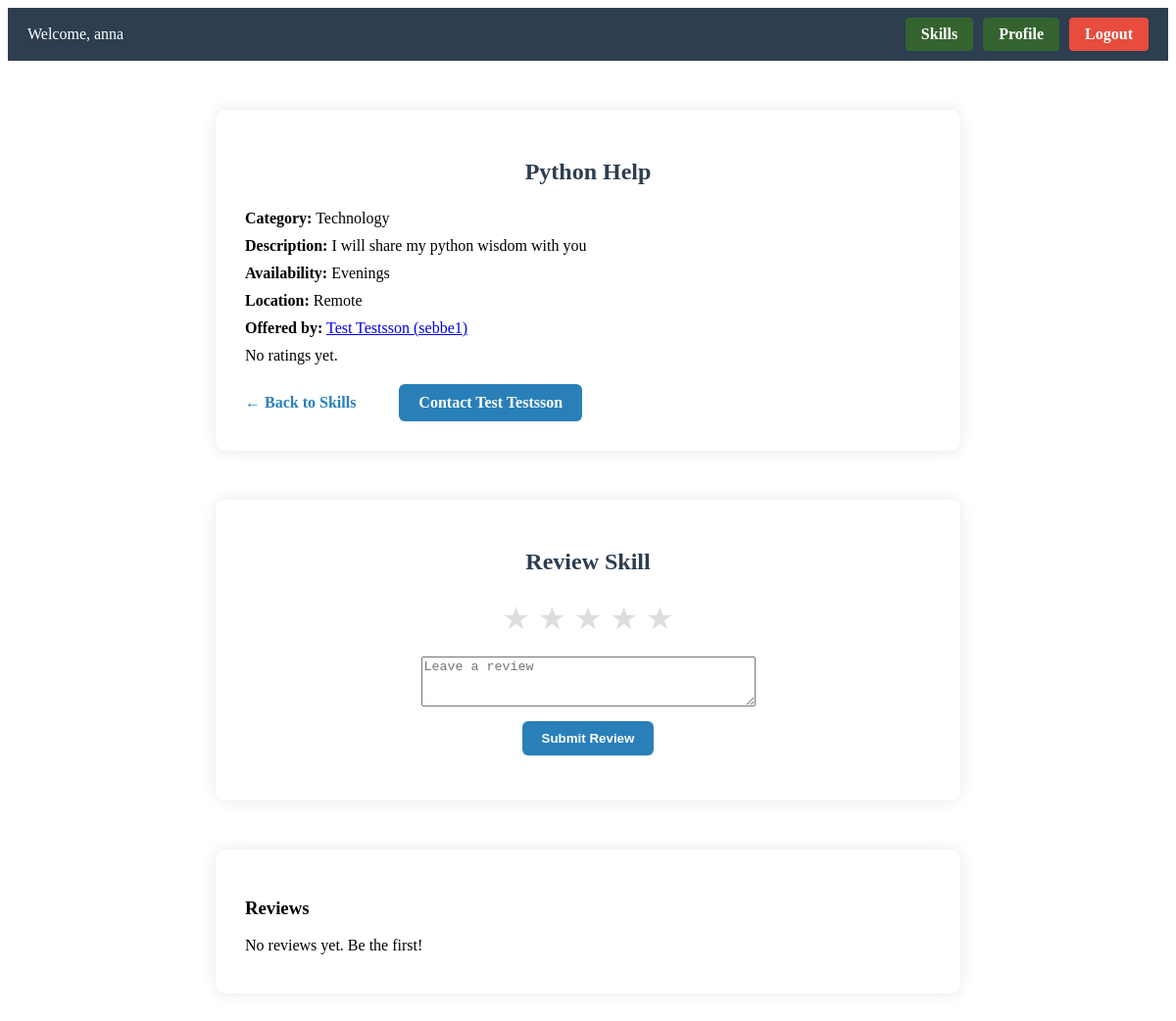
Screenshot of /skillswapapp/skilldetails/1/ (signed in) with the database file from the repository.
### skillswapapp/models.py (models this page shows, shortened)
class Skill(models.Model):
    TYPE_CHOICES = [
        ("offer", "Offering Skill"),
        ("seek", "Seeking Skill"),
    ]
    CATEGORY_CHOICES = [
        ("music", "Music"),
        ("language", "Language"),
        ("tech", "Technology"),
        ("art", "Art"),
        ("sports", "Sports"),
        ("other", "Other"),
    ]
    user = models.ForeignKey(User, on_delete=models.CASCADE, related_name="skills")
    type = models.CharField(max_length=10, choices=TYPE_CHOICES, default="offer", help_text="*")
    title = models.CharField(max_length=100, help_text="*")
    category = models.CharField(max_length=20, choices=CATEGORY_CHOICES, default="other", help_text="*")
    description = models.TextField(max_length=300, help_text="*")
    availability = models.CharField(max_length=100, help_text="* E.g. Weekends, Evenings etc.")
    location = models.CharField(max_length=100, help_text="* E.g. City, Remote etc.")
    def average_rating(self):
        reviews = self.reviews.all()
        if not reviews:
            return None
        return sum(r.rating for r in reviews) / reviews.count()

### skillswapapp/views.py (the view)
# urls.py: path("skilldetails/<int:skill_id>/", views.skilldetails, name="skilldetails"),
@login_required(login_url="skillswapapp:login")
def skilldetails(request, skill_id):
    skill = get_object_or_404(Skill, id=skill_id)
    existing = Review.objects.filter(skill=skill, user=request.user).first()
    if request.method == 'POST':
        form = ReviewForm(request.POST, instance=existing)
        if form.is_valid():
            review = form.save(commit=False)
            review.user = request.user
            review.skill = skill
            review.save()
            url = reverse('skillswapapp:skilldetails', kwargs={'skill_id': skill_id})
            return redirect(f"{url}?submitted=1")
    else:
        if 'submitted' in request.GET:
            form = ReviewForm()
        else:
            form = ReviewForm(instance=existing)
    reviews = skill.reviews.select_related('user').order_by('-created_at')
    avg = skill.average_rating()
    return render(request, 'skillswapapp/skilldetails.html', {
        'skill': skill,
        'reviews': reviews,
        'form': form,
        'average': avg,
    })

### skillswapapp/forms.py
class ReviewForm(forms.ModelForm):
    rating = forms.ChoiceField(
        choices=[(i, str(i)) for i in range(5, 0, -1)],  # 5,4,3,2,1
        widget=forms.RadioSelect,
        required=True,
    )
    class Meta:
        model = Review
        fields = ['rating', 'comment']
        widgets = {
            'rating': forms.RadioSelect,
            'comment': forms.Textarea(attrs={'rows':3, 'placeholder':'Leave a review'}),
        }

### templates/skillswapapp/skilldetails.html (shortened to what this page needs)
{% extends 'skillswapapp/base.html' %}
{% block body_block %}
<div class="detail-container">
  <h2>{{ skill.title }}</h2>
  <p><strong>Category:</strong> {{ skill.get_category_display }}</p>
  <p><strong>Description:</strong> {{ skill.description }}</p>
  <p><strong>Availability:</strong> {{ skill.availability }}</p>
  <p><strong>Location:</strong> {{ skill.location }}</p>
  <p><strong>Offered by:</strong>
    <a href="{% url 'skillswapapp:view_profile' skill.user.username %}">
      {{ skill.user.first_name }} ({{ skill.user.username }})
    </a>
  </p>
  {% if average %}
  <p><strong>Average Rating:</strong> {{ average|floatformat:1 }} ★</p>
  {% else %}
  <p>No ratings yet.</p>
  {% endif %}
  <a href="{% url 'skillswapapp:skills' %}" class="back-link">← Back to Skills</a>
  <a href="{% url 'skillswapapp:contact' skill.id %}" class="contact-button">
    Contact {{ skill.user.first_name }}
  </a>
</div>
<div class="detail-container">
  <h2>Review Skill</h2>
  <form method="post" class="review-form">
  <fieldset class="star-rating">
    {% for value, label in form.fields.rating.choices %}
    <label for="star{{ value }}" title="{{ label }}">★</label>
    {% endfor %}
  </fieldset>
    <div>
      {{ form.comment }}
    </div>
    <button type="submit" class="submit-review">Submit Review</button>
  </form>
</div>
<div class="detail-container">
  <h3>Reviews</h3>
  {% for rev in reviews %}
  <div>
    <strong>{{ rev.user.username }}</strong>
    — {{ rev.rating }}★
    <em>on {{ rev.created_at|date:"M j, Y H:i" }}</em>
    <p>{{ rev.comment }}</p>
  </div>
  {% empty %}
  <p>No reviews yet. Be the first!</p>
  {% endfor %}
</div>
{% endblock %}

### templates/skillswapapp/base.html (shortened to what this page needs)
<html>
    <head>
        {% load static %}
        <link rel="stylesheet" href="{% static "css/styles.css" %}">
    </head>
    <body>
        {% if user.is_authenticated %}
        <div class="top-bar">
          <div class="user-info">
            <span>Welcome, {{ request.user.first_name }}</span>
          </div>
            <div class="btn-container">
              <a href="{% url 'skillswapapp:skills' %}" class="profile-btn">Skills</a>
              <a href="{% url 'skillswapapp:profile' %}" class="profile-btn">Profile</a>
              <a href="{% url 'skillswapapp:logout' %}" class="logout-btn">Logout</a>
            </div>
        </div>
        {% endif %}
            {% block body_block %}{% endblock %}
    </body>
</html>

### static/css/styles.css (style rules this page uses)
.top-bar { display: flex; justify-content: space-between; align-items: center; background-color: #2c3e50; color: white; padding: 10px 20px; font-size: 16px; }
.btn-container { display: flex; gap: 10px; }
.profile-btn { background-color: #34632f; color: white; padding: 8px 16px; border: none; border-radius: 4px; text-decoration: none; font-weight: bold; }
.logout-btn { background-color: #e74c3c; color: white; padding: 8px 16px; border: none; border-radius: 4px; text-decoration: none; font-weight: bold; }
.contact-button { display: inline-block; background-color: #2980b9; color: white; padding: 10px 20px; border-radius: 6px; text-decoration: none; font-weight: bold; transition: background-color 0.3s ease; }
.user-info { display: flex; align-items: center; gap: 10px; }
.detail-container { max-width: 700px; margin: 50px auto; padding: 30px; background-color: #ffffff; border-radius: 10px; box-shadow: 0 0 15px rgba(0, 0, 0, 0.1); font-size: 16px; }
.detail-container h2 { text-align: center; margin-bottom: 25px; color: #2c3e50; }
.detail-container p { margin: 10px 0; }
.submit-review { display: inline-block; background-color: #2980b9; color: white; padding: 10px 20px; border-radius: 6px; border: 0; text-decoration: none; font-weight: bold; transition: background-color 0.3s ease; cursor: pointer; margin-top: 15px; }
.review-form { display: flex; flex-direction: column; align-items: center; }
.star-rating { direction: rtl; border: 0; font-size: 2rem; display: inline-block; padding-top: 0; }
.star-rating label { color: #ddd; cursor: pointer; user-select: none; }

### templates/skillswapapp/skilldetails.html (style rules this page uses)
.detail-container { max-width: 700px; margin: 50px auto; padding: 30px; background-color: #ffffff; border-radius: 10px; box-shadow: 0 0 15px rgba(0, 0, 0, 0.1); font-size: 16px; }
.detail-container h2 { text-align: center; margin-bottom: 25px; color: #2c3e50; }
.detail-container p { margin: 10px 0; }
.back-link { display: inline-block; margin-top: 20px; color: #2980b9; text-decoration: none; font-weight: bold; margin-right: 40px; }

### rows the page displays
Skill: title "Python Help", category "Technology", description "I will share my python wisdom with you", availability "Evenings", location "Remote", user.first_name "Test Testsson", user.username "sebbe1"

### other values shown
{{ request.user.first_name }} "anna"
